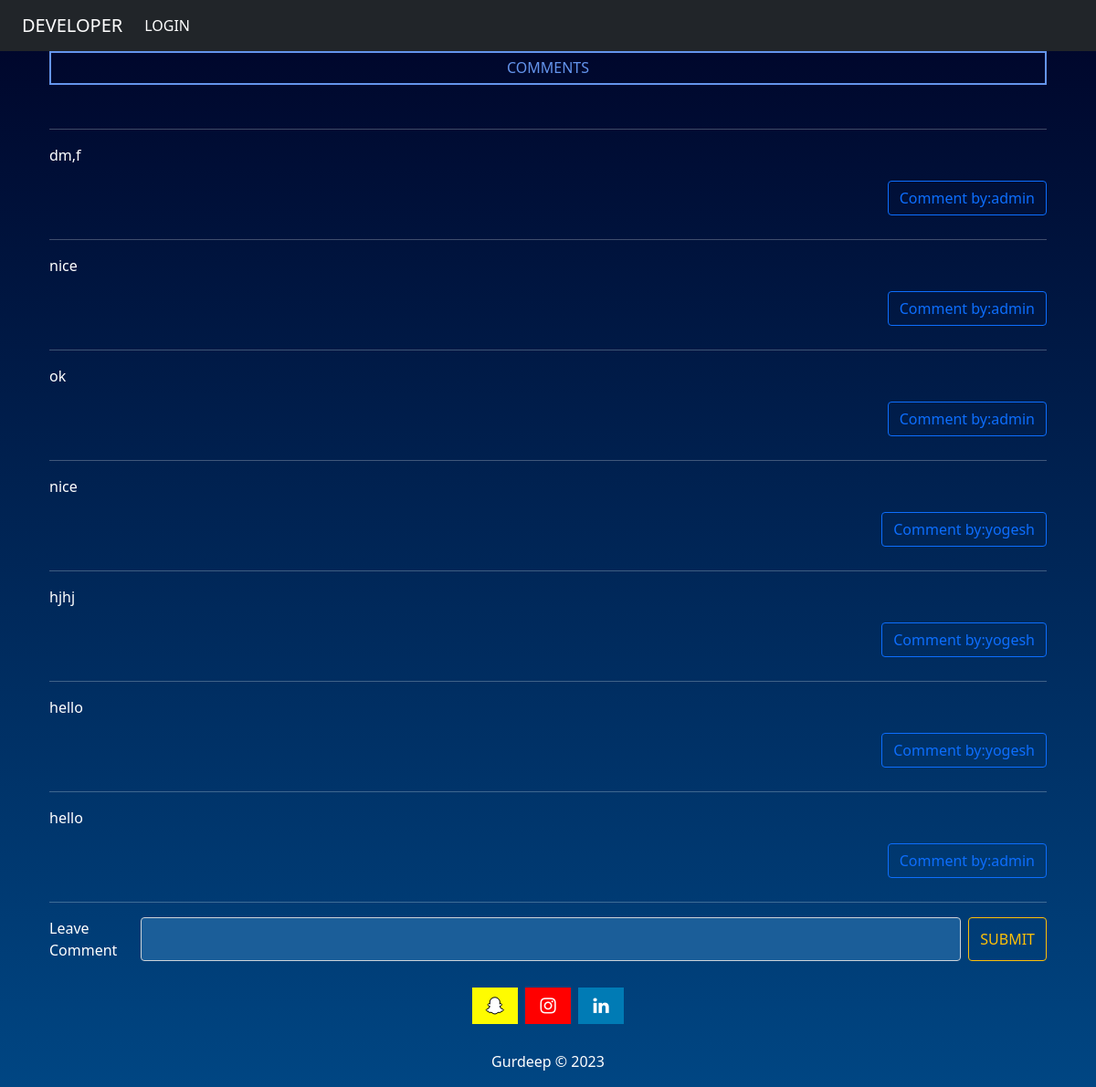
The page /s/comment_show9 on the database its author committed.
### student_app/models.py (models this page shows, shortened)
class Comment(models.Model):
    question = models.CharField(max_length=255)
    user = models.CharField(max_length=255)
    comment = models.CharField(max_length=1000)

### student_app/views.py (the view)
# urls.py: path('comment_show<int:id>', views.show_comment, name='comment_show'),
def show_comment(request, id):
    data = student_question.objects.get(id=id)
    comment = Comment.objects.filter(question__exact=data)
    return render(request, 'show_comment.html', {'comment': comment})

### student_app/models.py (called while the page is built)
    def __str__(self) -> str:
        return self.question

### templates/show_comment.html (shortened to what this page needs)
{% extends 'base.html' %}
{% block content %}
<div class="container-fluid wordpressFunctionAP">
    <div class="container">
        <div class="row">
            <div class="all">
                {% if comment %}
                <h6 class="text-center">COMMENTS</h6><br>
                {% for i in comment %}
                <hr>
                <div class="topic">
                    <p>{{i.comment}}</p>
                    <p style="float: right;" class="btn btn-outline-primary">Comment by:{{i.user}}</p>
                    <br>
                    <br>
                    {% endfor %}
                    <hr>
                </div>
            </div>
        </div>
    </div>
</div>
{% else %}
<p>No Comment Till Now</p>
{% endif %}
<form class="d-flex" method="post" action="/s/comment">
    Leave Comment
    <input class="form-control me-2" style="background-color: #1b5e99; color: aliceblue;" type="text" name="comment">
    <button class="btn btn-outline-warning" type="submit">SUBMIT</button>
</form>
</div>
</div>
{% endblock %}

### templates/base.html (style rules this page uses)
body { background: linear-gradient(to bottom, #000428, #004683); color: white; }
h6 { border: 2px solid; color: cornflowerblue; padding: 7px; }

### rows shown on the page
Comment: comment "dm,f", user "admin"
Comment: comment "nice", user "admin"
Comment: comment "ok", user "admin"
Comment: comment "nice", user "yogesh"
Comment: comment "hjhj", user "yogesh"
Comment: comment "hello", user "yogesh"
Comment: comment "hello", user "admin"
